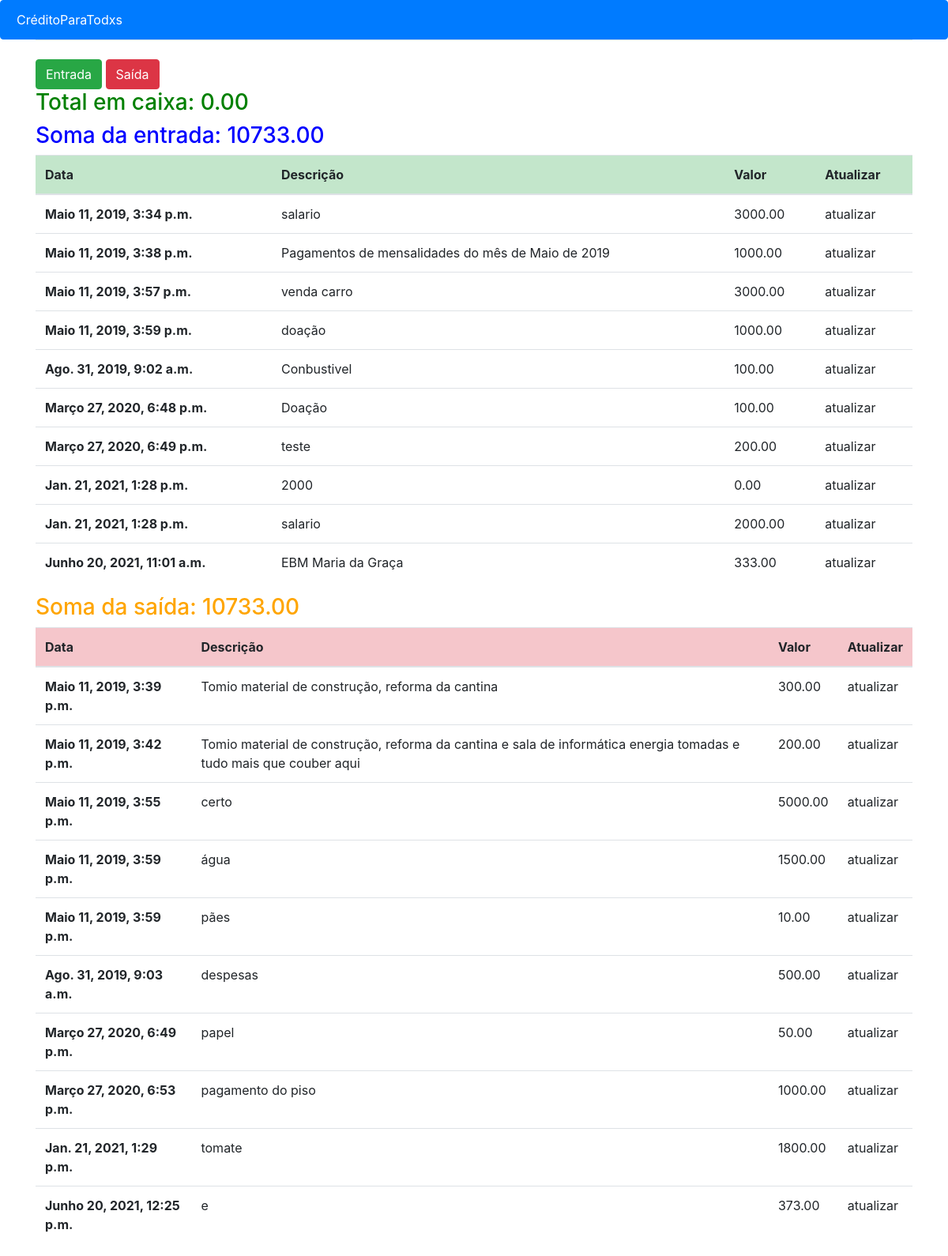
Page /home/ on the earlier database version.
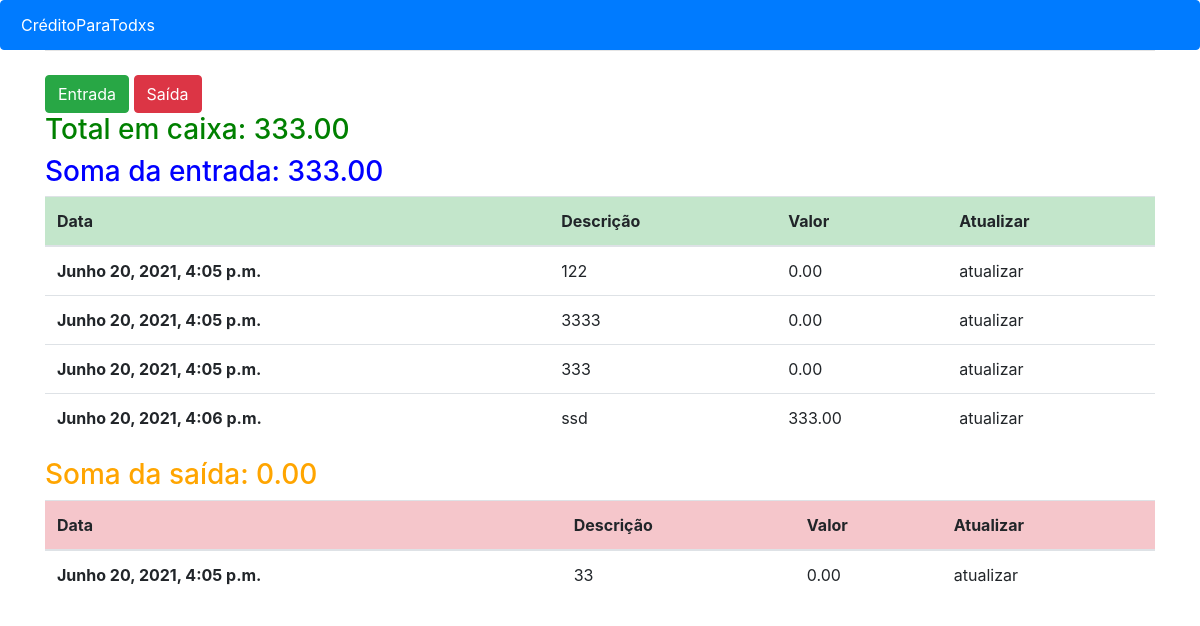
Same page on the later database version.
### app1/models.py (models this page shows, shortened)
class Entrada(models.Model):
    nome = models.CharField(u'Gastos de entrada',max_length=150)
    data = models.DateTimeField( default=timezone.now)
    entrada = models.DecimalField(max_digits=8, decimal_places=2, default=0)

class Saida(models.Model):
    nome = models.CharField(u'Gastos de saída',max_length=150)
    data = models.DateTimeField( default=timezone.now)
    saida = models.DecimalField(max_digits=8, decimal_places=2, default=0)

### app1/views.py (the view)
# urls.py: 2. Add a URL to urlpatterns:  path('', views.home, name='home')
def home(request):
    context={}
    tudo_ent = Entrada.objects.all()
    tudo_sai = Saida.objects.all()
    ent = Entrada.objects.all().aggregate(e=Sum('entrada'))
    sai = Saida.objects.all().aggregate(s=Sum('saida'))
    context['entrada']=ent['e']
    context['saida']= sai['s']
    try:
        context['total']=ent['e']-sai['s']
    except:
        pass
    context['todas_e']=tudo_ent
    context['todas_s']=tudo_sai
    return render(request,'app1/home.html', context)

### app1/templates/app1/home.html
{% extends 'app1/base.html' %}
{% load crispy_forms_tags %}
{% block conteudo %}
<a href="{% url 'url_entrada' %}" class="btn btn-success">Entrada</a>
<a href="{% url 'url_saida' %}" class="btn btn-danger">Saída</a>
        {%if total < 0%}
            <h3 style="color:red">Total em caixa: {{total|floatformat:2}}</h3>
        {%elif total >= 0%}
    <h3 style="color:green">Total em caixa: {{total|floatformat:2}}</h3>
        {%else%}
            <h3>Total em caixa: </h3>
        {%endif%}
<h3 style="color:blue">Soma da entrada: {{entrada|floatformat:2}}</h3>
<div class="table-responsive">
<table class="table">
  <thead class="table-success">
    <tr>
      <th scope="col">Data</th>
      <th scope="col">Descrição</th>
      <th scope="col">Valor</th>
      <th scope="col">Atualizar</th>
    </tr>
  </thead>
  <tbody>
    <tr>
     {%for e in todas_e%}
      <th scope="row">{{e.data}}</th>
      <td>{{e.nome}}</td>
      <td>{{e.entrada}}</td>
      <td>atualizar</td>
    </tr>
    {%endfor%}
  </tbody>
</table>
<h3 style="color:orange">Soma da saída: {{saida|floatformat:2}}</h3>
<table class="table">
  <thead class="table-danger">
    <tr>
      <th scope="col">Data</th>
      <th scope="col">Descrição</th>
      <th scope="col">Valor</th>
      <th scope="col">Atualizar</th>
    </tr>
  </thead>
  <tbody>
    <tr>
  {%for e in todas_s%}
     <th scope="row">{{e.data}}</th>
      <td>{{e.nome}}</td>
      <td>{{e.saida}}</td>
      <td>atualizar</td>
    </tr>
  {%endfor%}
  </tbody>
</table>
</div>
{% endblock %}

### app1/templates/app1/base.html (shortened to what this page needs)
{% load static %}
<!doctype html>
<html lang="en">
<head>
       <link rel="stylesheet" href="https://stackpath.bootstrapcdn.com/bootstrap/4.1.3/css/bootstrap.min.css">
</head>
<body>
<div class="list-group">
  <a href="#" class="list-group-item list-group-item-action active">
    CréditoParaTodxs
  </a>
</div>
     <div class="container">
      <div class="row justify-content-center">
        <div class="col-12">
          <hr class="mt-0 mb-4">
          {% block conteudo %}
          {% endblock %}
        </div>
      </div>
    </div>
</body>
</html>

Differences in the rows shown:
removed Entrada: data "Maio 11, 2019, 3:34 p.m.", nome "salario", entrada "3000.00"
removed Entrada: data "Maio 11, 2019, 3:38 p.m.", nome "Pagamentos de mensalidades do mês de Maio de 2019", entrada "1000.00"
removed Entrada: data "Maio 11, 2019, 3:57 p.m.", nome "venda carro", entrada "3000.00"
removed Entrada: data "Maio 11, 2019, 3:59 p.m.", nome "doação", entrada "1000.00"
removed Entrada: data "Ago. 31, 2019, 9:02 a.m.", nome "Conbustivel", entrada "100.00"
removed Entrada: data "Março 27, 2020, 6:48 p.m.", nome "Doação", entrada "100.00"
removed Entrada: data "Março 27, 2020, 6:49 p.m.", nome "teste", entrada "200.00"
removed Entrada: data "Jan. 21, 2021, 1:28 p.m.", nome "2000", entrada "0.00"
removed Entrada: data "Jan. 21, 2021, 1:28 p.m.", nome "salario", entrada "2000.00"
removed Entrada: data "Junho 20, 2021, 11:01 a.m.", nome "EBM Maria da Graça", entrada "333.00"
removed Saida: data "Maio 11, 2019, 3:39 p.m.", nome "Tomio material de construção, reforma da cantina", saida "300.00"
removed Saida: data "Maio 11, 2019, 3:42 p.m.", nome "Tomio material de construção, reforma da cantina e sala de informática energia tomadas e tudo mais que couber aqui", saida "200.00"
removed Saida: data "Maio 11, 2019, 3:55 p.m.", nome "certo", saida "5000.00"
removed Saida: data "Maio 11, 2019, 3:59 p.m.", nome "água", saida "1500.00"
removed Saida: data "Maio 11, 2019, 3:59 p.m.", nome "pães", saida "10.00"
removed Saida: data "Ago. 31, 2019, 9:03 a.m.", nome "despesas", saida "500.00"
removed Saida: data "Março 27, 2020, 6:49 p.m.", nome "papel", saida "50.00"
removed Saida: data "Março 27, 2020, 6:53 p.m.", nome "pagamento do piso", saida "1000.00"
removed Saida: data "Jan. 21, 2021, 1:29 p.m.", nome "tomate", saida "1800.00"
removed Saida: data "Junho 20, 2021, 12:25 p.m.", nome "e", saida "373.00"
added Entrada: data "Junho 20, 2021, 4:05 p.m.", nome "122", entrada "0.00"
added Entrada: data "Junho 20, 2021, 4:05 p.m.", nome "3333", entrada "0.00"
added Entrada: data "Junho 20, 2021, 4:05 p.m.", nome "333", entrada "0.00"
added Entrada: data "Junho 20, 2021, 4:06 p.m.", nome "ssd", entrada "333.00"
added Saida: data "Junho 20, 2021, 4:05 p.m.", nome "33", saida "0.00"
Other differences:
{{ total|floatformat:2 }}: "0.00" → "333.00"
{{ entrada|floatformat:2 }}: "10733.00" → "333.00"
{{ saida|floatformat:2 }}: "10733.00" → "0.00"
